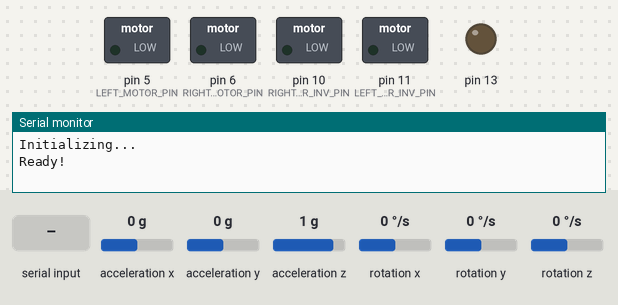
A sketch run on a simulated Arduino Uno, built with avr-gcc and run on an emulated ATmega328P. Parts: switched loads named in the sketch (green lamp = pin HIGH), output pins drawn as LEDs (lit = HIGH), the last lines printed to the serial monitor. Wiring (inferred from the names in the program): MPU-6050 motion sensor at I2C address 0x68. Dashed ring = blinking. The inputs (shaded band) are chosen by the test bench; at power-on: acceleration x 0 g, acceleration y 0 g, acceleration z 1 g, rotation x 0 °/s, rotation y 0 °/s, rotation z 0 °/s.

Above: at 1.2 s.
1.3 s: "o" received over Serial
At 1.76 s:
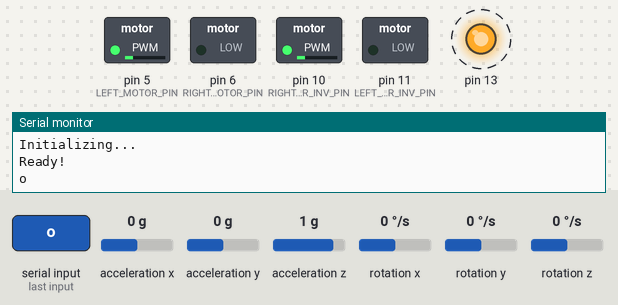
4.3 s: byte 106 ('j') received over Serial
7.3 s: "t" received over Serial
At 8.86 s:
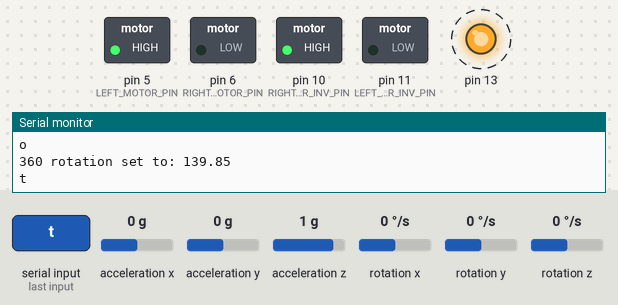
10.3 s: "p" received over Serial
At 11.47 s:
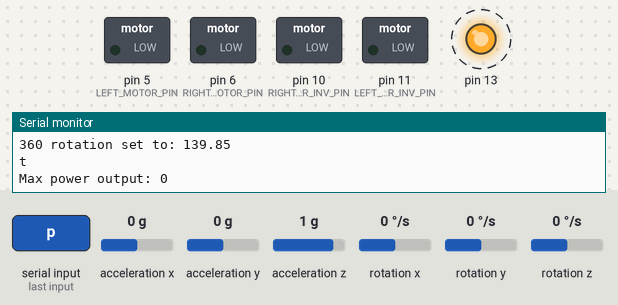
Timing chart, 0 to 14.3 s (numbered marks = the images above; inputs shaded):
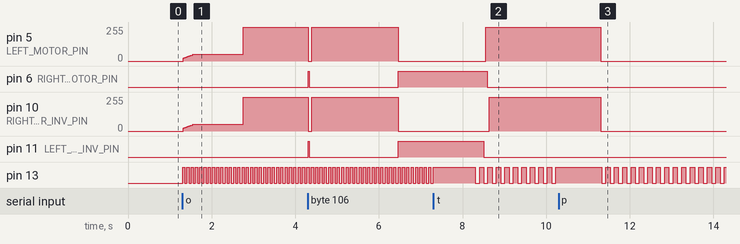

Measured:
- after the input at 1.3 s, pin 5 (LEFT_MOTOR_PIN), pin 10 (RIGHT_MOTOR_INV_PIN): moves from 0/255 to 255/255 over 1.4 s, starting at once
- after the input at 4.3 s, pin 5 (LEFT_MOTOR_PIN), pin 10 (RIGHT_MOTOR_INV_PIN): 255/255 → 0/255 at once, → 255/255 0.09 s later, → 0/255 2.1 s later; pin 6 (RIGHT_MOTOR_PIN), pin 11 (LEFT_MOTOR_INV_PIN): LOW → HIGH at once, → LOW 0.03 s later, → HIGH 2.1 s later
- after the input at 7.3 s, pin 13: alternates HIGH for 0.10 s and LOW for 0.10 s, starting after 1.0 s
- after the input at 10.3 s, pin 6 (RIGHT_MOTOR_PIN), pin 11 (LEFT_MOTOR_INV_PIN): stays LOW (without the input it goes to HIGH after 0.46 s)
- by itself, pin 13: alternates HIGH for 0.05 s and LOW for 0.05 s

The sketch:

BasicRobotController.ino
```cpp
#include "HBridge.h"
#include "MPU6050.h"
#include "Led.h"
#include "Utils.h"
#include "PID.h"
#include "StateMachine.h"

#define BAUD_RATE 9600


//HBridge pins
#define LEFT_MOTOR_PIN 5
#define RIGHT_MOTOR_PIN 6
#define LEFT_MOTOR_INV_PIN 11
#define RIGHT_MOTOR_INV_PIN 10


//States
#define DO_NOTHING 0
#define FORWARD 1
#define FORWARDING 2
#define ROTATE 3
#define ROTATING 4
#define SHUTDOWN_MOTORS 5

#define AHEAD 1
#define BACKWARD -1
#define LEFT 1
#define RIGHT -1


float fullRotationX = 11385;

HBridge *motors;
MPU6050* mpu6050;
Led* debugLed;
PID* rotatePid;
PID* forwardPid;
StateMachine* stateMachine;

long forwarding_start = 0;
float forward_target_angle = 0;
float forward_direction = 1; //1 = forward, -1 = backward
float rotate_target_angle = 0;
long rotating_start = 0;
char lastMovementCmd = '?';
long forwarding_time = seconds(4.0), rotating_time = seconds(2);
void setup(){
  Serial.begin(BAUD_RATE);
  Serial.println("Initializing...");

  debugLed = new Led(13);

  motors = new HBridge(LEFT_MOTOR_PIN, LEFT_MOTOR_INV_PIN, RIGHT_MOTOR_PIN, RIGHT_MOTOR_INV_PIN);

  mpu6050 = new MPU6050();
  mpu6050->autocalibration(true);

  rotatePid = new PID(10, 50, 1.2f, 1);
  forwardPid = new PID(50, 10, 3, 2);

  initializeStateMachine();
  //keep_position(seconds(600));


  Serial.println("Ready!");
}
void loop() {
  debugLed->update();
  mpu6050->update();
  stateMachine->update();
  Serial.flush();
}

void initializeStateMachine() {
  stateMachine = new StateMachine(SHUTDOWN_MOTORS);

  stateMachine->setState(DO_NOTHING, []() -> void { });

  stateMachine->setState(SHUTDOWN_MOTORS, []() -> void {
    debugLed->pulse(0.5);
    motors->stop();
    stateMachine->transition(DO_NOTHING);
  });

  stateMachine->setState(FORWARD, []() -> void {
    forwarding_start = now();
    forwardPid->reset();
    stateMachine->transition(FORWARDING);
  });

  stateMachine->setState(FORWARDING, []() -> void {
    debugLed->pulse(10);
    if(!isExpired(forwarding_start, forwarding_time)) {
      float ta = forward_target_angle;
      float ca = mpu6050->angleX * 360.0f / fullRotationX;
      float da = crop180Angle(ca - ta);
      float error = absoluteMin(da, absoluteMin(da - 360.0f, da + 360.0f)) / 180.0f; //[-1,1]
      //Serial.print("TA: "); Serial.print(ta); Serial.print(" CA: "); Serial.print(ca); Serial.print(" DA: "); Serial.print(da); Serial.print(" ERR: "); Serial.println(error);
      float attenuation = forwardPid->update(error);
      motors->leftPower(forward_direction - attenuation);
      motors->rightPower(forward_direction + attenuation);
    } else {
      stateMachine->transition(SHUTDOWN_MOTORS);
    }
  });

  stateMachine->setState(ROTATE, []() -> void {
    rotating_start = now();
    rotatePid->reset();
    stateMachine->transition(ROTATING);
  });

  stateMachine->setState(ROTATING, []() -> void { debugLed->pulse(20);
    if(!isExpired(rotating_start, rotating_time)) {
      float ta = rotate_target_angle;
      float ca = mpu6050->angleX * 360.0f / fullRotationX;
      float da = crop180Angle(ca - ta);
      float error = absoluteMin(da, absoluteMin(da - 360.0f, da + 360.0f)) / 180.0f; //[-1,1]
      //float error = mpu6050->angleX - ((rotate_target_angle / 360.0f) * fullRotationX);
      float power = rotatePid->update(error);
      motors->leftPower(-power);
      motors->rightPower(power);
    } else {
      stateMachine->transition(SHUTDOWN_MOTORS);
    }
  });

  stateMachine->setExernalInputHandler(handleCommands);
}

void handleCommands() {
  if(Serial.available() > 0) {
    char v = (char)Serial.read();

    if(v == 'h') {
      if(stateMachine->getState() == FORWARDING) { //keep goin straight while decelerating
        keep_position(seconds(1));
      } else {                                     //no need to counter rotate
        shutdown_motors();
      }
      Serial.println("h");
    } else if(v == 'w') {
      forward(AHEAD, 0, seconds(60));
      Serial.println("w");
    } else if(v == 's') {
      forward(BACKWARD, 0, seconds(60));
      Serial.println("s");
    } else if(v == 'd') {
      rotate(RIGHT, 90, seconds(2), true);
      Serial.println("d");
    } else if(v == 'a') {
      rotate(LEFT, 90, seconds(2), true);
      Serial.println("a");
    } else if(v == 'o') {
      keep_position(seconds(60));
      Serial.println("o");
    } else if(v == 'p') {
       int p = between(0, 255, Serial.parseInt());
       Serial.print("Max power output: "); Serial.println(p);
       motors->maxPWMOutput(p);
    } else if(v == 't') {
      if(stateMachine->getState() == FORWARDING && forward_direction == AHEAD) {
        forward_target_angle = Serial.parseInt();
      } else {
        forward(AHEAD, Serial.parseInt(), seconds(60));
      }
      Serial.println("t");
    }


    else if(v == 'k') {
      mpu6050->resetAngles();
      Serial.println("Resetted X angle reference");
    } else if(v == 'm') {
      Serial.print("Angle X: "); Serial.println(mpu6050->angleX);
      Serial.print("Avg GyX: "); Serial.println(mpu6050->getAvgGyX());
    } else if(v == 'j') {
      fullRotationX = mpu6050->angleX;
      Serial.print("360 rotation set to: "); Serial.println(abs(fullRotationX));
    } else if(v == 'f') {
      update_pid_from_serial(forwardPid);
    } else if(v == 'r') {
      update_pid_from_serial(rotatePid);
    }

    if(v == 'w' || v == 's' || v == 'a' || v == 'd') {
      lastMovementCmd = v;
    }
  }
}
void update_pid_from_serial(PID* pid) {
  int p = Serial.parseInt();
  int i = Serial.parseInt();
  int d = Serial.parseInt();
  pid->setParameters(p / 100.0f, i / 100.0f, d / 100.0f);
  Serial.print("pid: ");
  Serial.print(p); Serial.print(" ,"); Serial.print(i); Serial.print(" ,"); Serial.println(d);
}

/* ACTIONS */
void forward(float direction, float target_angle, long duration) {
  stateMachine->transition(FORWARD);
  forward_direction = direction;
  forward_target_angle = crop180Angle(target_angle);
  if(lastMovementCmd == 'a' || lastMovementCmd == 'd') {
    mpu6050->resetAngles();
  }
  forwarding_time = duration;
}
void rotate(float direction, float target_angle, long duration, bool resetAngles) {
  stateMachine->transition(ROTATE);
  rotate_target_angle = crop180Angle(direction * target_angle);
  rotating_time = duration;
  if(resetAngles) {
    mpu6050->resetAngles();
  }
}
void keep_position(long duration) {
  rotate(LEFT, 0, duration, false);
}
void shutdown_motors() {
  stateMachine->transition(SHUTDOWN_MOTORS);
}
```

Button.h
```cpp
#ifndef __BUTTON__
#define __BUTTON__

typedef enum {ButtonPressed = 1, ButtonReleased = 0} ButtonState;
typedef void (*EventHandler) (ButtonState state);

class Button {
public:
  virtual ButtonState getState() = 0;
  virtual void addHandler(EventHandler e) = 0;
  virtual void check() = 0;
};


#endif
```

DigitalButton.cpp
```cpp
#include "DigitalButton.h"
#include "Arduino.h"

DigitalButton::DigitalButton(int pin){
  this->pin = pin;
  this->state = ButtonReleased;
  this->n = 0;
  pinMode(pin, INPUT);
}

void DigitalButton::addHandler(EventHandler handler){
  if(this->n >= MAX_BUTTON_EVENT_HANDLER){
    return;
  }
  this->handler[this->n] = handler;
  this->n++;
}

void DigitalButton::check(){
  ButtonState currentState = this->getState();
  if(this->state != currentState) {
    this->state = currentState;
    for(int i = 0; i < n; i++) {
      this->handler[i](this->state);
    }
  }
}

ButtonState DigitalButton::getState() {
  int v = 0;
  for(int i = 0; i < READS_COUNT; i++) {
    v += digitalRead(pin);
  }
  if(v > READS_COUNT / 2) {
    v = HIGH;
  } else {
    v = LOW;
  }
  return v == PRESS_VALUE ? ButtonPressed : ButtonReleased;
}
```

DigitalButton.h
```cpp
#ifndef __DIGITAL_BUTTON__
#define __DIGITAL_BUTTON__

#include "Button.h"

#define READS_COUNT 1
#define PRESS_VALUE HIGH
#define MAX_BUTTON_EVENT_HANDLER 2


class DigitalButton: public Button {

public:
  DigitalButton(int pin);
  ButtonState getState();
  void addHandler(EventHandler e);
  void check();
private:
  int pin, n;
  ButtonState state;
  EventHandler handler[MAX_BUTTON_EVENT_HANDLER];
};

#endif
```

HBridge.cpp
```cpp
#include "HBridge.h"
#include "Arduino.h"

void power(float p, int pinForward, int pinReverse, int maxPWM) {
  p = max(-1, min(1, p));
  int pwm = (int)(abs(p) * maxPWM + 0.5f);
  if(p >= 0) {
    analogWrite(pinForward, min(maxPWM, pwm));
    analogWrite(pinReverse, 0);
  } else {
    analogWrite(pinForward, 0);
    analogWrite(pinReverse, min(maxPWM, pwm));
  }
}

HBridge::HBridge(int leftForward, int leftReverse, int rightForward, int rightReverse){
  this->leftForward = leftForward;
  this->leftReverse = leftReverse;
  this->rightForward = rightForward;
  this->rightReverse = rightReverse;
  this->maxPWM = 255;

  pinMode(leftForward, OUTPUT);
  pinMode(leftReverse, OUTPUT);
  pinMode(rightForward, OUTPUT);
  pinMode(rightReverse, OUTPUT);
  this->stop();
}

void HBridge::maxPWMOutput(int v) {
  this->maxPWM = v;
}
void HBridge::leftPower(float p) {
  power(p, leftForward, leftReverse, this->maxPWM);
}
void HBridge::rightPower(float p) {
  power(p, rightForward, rightReverse, this->maxPWM);
}
void HBridge::stop() {
  analogWrite(rightForward, 0);
  analogWrite(rightReverse, 0);
  analogWrite(leftForward, 0);
  analogWrite(leftReverse, 0);
}
```

HBridge.h
```cpp
#ifndef __H_BRIDGE__
#define __H_BRIDGE__

class HBridge {
public:
  HBridge(int leftForward, int leftReverse, int rightForward, int rightReverse);
  void leftPower(float p);
  void rightPower(float p);
  void stop();
  void maxPWMOutput(int v);
private:
int leftForward, leftReverse, rightForward, rightReverse;
int maxPWM;
};

#endif
```

Led.cpp
```cpp
#include "Led.h"
#include "Arduino.h"

Led::Led(int pin){
  this->pin = pin;
  pinMode(pin, OUTPUT);
  this->switchOff();
  this->lastPulseTime = 0;
  this->pulsePeriodMicros = 0;
}

void Led::switchOn(){
  digitalWrite(pin, HIGH);
  this->state = HIGH;
}

void Led::switchOff(){
  digitalWrite(pin, LOW);
  this->state = LOW;
};

void Led::toggle(){
  if(this->state) {
    this->switchOff();
  } else {
    this->switchOn();
  }
};

void Led::pulse(float frequency){
  this->pulsePeriodMicros = (long)((1.0f / frequency) * 1000000);
};

void Led::update(){
  if(this->pulsePeriodMicros > 0.0f) {
    if(micros() - this->lastPulseTime > this->pulsePeriodMicros) {
      this->toggle();
      this->lastPulseTime = micros();
    }
  }
};

int Led::getState() {
  return this->state;
}
```

Led.h
```cpp
#ifndef __LED__
#define __LED__


class Led {
public:
  Led(int pin);
  void switchOn();
  void switchOff();
  void toggle();
  int getState();
  void pulse(float frequency);
  void update();
private:
  int state;
  int pin;
  long lastPulseTime;
  long pulsePeriodMicros;
};

#endif
```

MPU6050.cpp
```cpp
#include<Wire.h>
#include "arduino.h"
#include "MPU6050.h"
#include "Utils.h"

float computeArea(float v1, float v2, float dt) {
  //Compute area as rectangle trapeze
  if (v1 <= 0 && v2 <= 0 || v1 >= 0 && v2 >= 0) {
    return sign(v1) * (max(abs(v1), abs(v2)) * dt - (abs(v2 - v1) * dt / 2));
  }
  float x = -v1 * dt / (v2 - v1);
  return v1 * x / 2 + v2 * (dt - x) / 2;
}


void MPU6050::recalibrate(float factor) {
  offsetGyX -= avgSumGyX / avgCountGyX * factor;
  offsetGyY -= avgSumGyY / avgCountGyY * factor;
  offsetGyZ -= avgSumGyZ / avgCountGyZ * factor;
  resetAvgs();
}
float MPU6050::getAvgGyX() {
  return avgSumGyX / avgCountGyX;
}
void MPU6050::autocalibration(bool v) {
  this->autocalib = v;
  if(v) {
    this->resetAvgs();
  }
}
void MPU6050::resetAvgs() {
  avgSumGyX = avgSumGyY = avgSumGyZ = 0;
  avgCountGyX = avgCountGyY = avgCountGyZ = 0;
}
void MPU6050::resetAngles() {
  angleX = angleY = angleZ = 0;
}
void MPU6050::computeAngles() {
  float dt = (currentReadMCUTime - lastReadMCUTime) / 1000000.0f;
  float v1 = lastGyX + offsetGyX;
  float v2 = GyX + offsetGyX;
  if (abs(v2) > MPU6050_THRESHOLD_GY) {
    angleX += computeArea(v1, v2, dt);
  } else {
    avgSumGyX += v2;
    avgCountGyX++;
  }
  if(this->autocalib) {
    if(abs(autocalibAngleX - angleX) > abs(this->getAvgGyX())) {
      this->resetAvgs();
      autocalibAngleX = angleX;
    } else {
      if(this->avgCountGyX >= 2000 && abs(this->getAvgGyX()) > 0.1) {
        this->recalibrate(1.0f);
        Serial.println("Autocalibrated");
      }
    }
  }
}

void MPU6050::update() {
  lastGyX = GyX;
  lastGyY = GyY;
  lastGyZ = GyZ;
  lastReadMCUTime = currentReadMCUTime;
  AcX=0;
  AcY=0;
  AcZ=0;
  Tmp=0;
  GyX=0;
  GyY=0;
  GyZ=0;
  for(int i = 0; i < MPU6050_READ_AVG_COUNT; i++)
  {
    Wire.beginTransmission(0x68);
    Wire.write(0x3B);  // starting with register 0x3B (ACCEL_XOUT_H)
    Wire.endTransmission(false);
    Wire.requestFrom(0x68,14,true);  // request a total of 14 registers
    AcX+=Wire.read()<<8|Wire.read();  // 0x3B (ACCEL_XOUT_H) & 0x3C (ACCEL_XOUT_L)
    AcY+=Wire.read()<<8|Wire.read();  // 0x3D (ACCEL_YOUT_H) & 0x3E (ACCEL_YOUT_L)
    AcZ+=Wire.read()<<8|Wire.read();  // 0x3F (ACCEL_ZOUT_H) & 0x40 (ACCEL_ZOUT_L)
    Tmp+=Wire.read()<<8|Wire.read();  // 0x41 (TEMP_OUT_H) & 0x42 (TEMP_OUT_L)
    GyX+=Wire.read()<<8|Wire.read();  // 0x43 (GYRO_XOUT_H) & 0x44 (GYRO_XOUT_L)
    GyY+=Wire.read()<<8|Wire.read();  // 0x45 (GYRO_YOUT_H) & 0x46 (GYRO_YOUT_L)
    GyZ+=Wire.read()<<8|Wire.read();  // 0x47 (GYRO_ZOUT_H) & 0x48 (GYRO_ZOUT_L)
  }
  currentReadMCUTime = micros();
  AcX /= MPU6050_READ_AVG_COUNT;
  AcY /= MPU6050_READ_AVG_COUNT;
  AcZ /= MPU6050_READ_AVG_COUNT;
  Tmp /= MPU6050_READ_AVG_COUNT;
  GyX /= MPU6050_READ_AVG_COUNT;
  GyY /= MPU6050_READ_AVG_COUNT;
  GyZ /= MPU6050_READ_AVG_COUNT;
  computeAngles();
}

MPU6050::MPU6050() {
  offsetGyX = MPU6050_INITIAL_OFFSET_GYX;
  offsetGyY = MPU6050_INITIAL_OFFSET_GYY;
  offsetGyZ = MPU6050_INITIAL_OFFSET_GYZ;
  lastReadMCUTime = 0;
  currentReadMCUTime = 0;
  AcX = AcY = AcZ = Tmp = GyX = GyY = GyZ = 0;
  lastGyX = lastGyY = lastGyZ = 0;
  angleX = angleY = angleZ = 0;
  avgSumGyX = avgSumGyY = avgSumGyZ = 0;
  avgCountGyX = avgCountGyY = avgCountGyZ = 0;
  autocalib = false;
  autocalibAngleX = 0.0f;

  Wire.begin();
  Wire.beginTransmission(0x68);           //begin, Send the slave adress (in this case 68)
  Wire.write(0x6B);                       //make the reset (place a 0 into the 6B register)
  Wire.write(0x00);
  Wire.endTransmission(true);             //end the transmission
  //Gyro config
  Wire.beginTransmission(0x68);           //begin, Send the slave adress (in this case 68)
  Wire.write(0x1B);                       //We want to write to the GYRO_CONFIG register (1B hex)
  Wire.write(0x10);                       //Set the register bits as 00010000 (1000dps full scale)
  Wire.endTransmission(true);             //End the transmission with the gyro
  //Acc config
  Wire.beginTransmission(0x68);           //Start communication with the address found during search.
  Wire.write(0x1C);                       //We want to write to the ACCEL_CONFIG register
  Wire.write(0x10);                       //Set the register bits as 00010000 (+/- 8g full scale range)
  Wire.endTransmission(true);
}

void send16(int value)
{
  Serial.write((byte)(value & 0xFF));
  Serial.write((byte)((value >> 8) & 0xFF));
}
void MPU6050::sendData() {
  send16(0);
  send16(65535);
  send16(0);
  send16(65535);
  send16((int16_t)AcX);
  send16((int16_t)AcY);
  send16((int16_t)AcZ);
  send16((int16_t)Tmp);
  send16((int16_t)GyX);
  send16((int16_t)GyY);
  send16((int16_t)GyZ);
}
```

MPU6050.h
```cpp
#ifndef __MPU6050__
#define __MPU6050__

#define MPU6050_READ_AVG_COUNT 1
#define MPU6050_INITIAL_OFFSET_GYX 32.5f
#define MPU6050_INITIAL_OFFSET_GYY 0.0f
#define MPU6050_INITIAL_OFFSET_GYZ 0.0f
#define MPU6050_THRESHOLD_GY 20.0f

class MPU6050 {
public:
  MPU6050();
  void update();
  void recalibrate(float factor);
  void resetAvgs();
  void resetAngles();
  void sendData();
  void autocalibration(bool v);
  float getAvgGyX();

  float AcX, AcY, AcZ, Tmp, GyX, GyY, GyZ;
  float angleX, angleY, angleZ;

private:
  void computeAngles();

  float lastGyX, lastGyY, lastGyZ;
  long currentReadMCUTime, lastReadMCUTime;
  float offsetGyX, offsetGyY, offsetGyZ;
  float avgSumGyX, avgSumGyY, avgSumGyZ;
  long avgCountGyX, avgCountGyY, avgCountGyZ;
  bool autocalib;
  float autocalibAngleX;
};


#endif
```

PID.cpp
```cpp
#include "PID.h"
#include "Utils.h"
#include "Arduino.h"

float absoluteBound(float v, float max) {
  return abs(v) > max ? max * sign(v) : v;
}
float PID::p_term(float dt) {
  return this->error;
}
float PID::d_term(float dt) {
  return (this->error - this->lastError) / dt;
}
float PID::i_term(float dt) {
  if(sign(this->error) != sign(this->lastError)) {
    this->integral = 0;
  } else {
    this->integral += this->error * dt;
  }
  return integral;
}

PID::PID(float p, float i, float d, float maxOutput){
  this->setParameters(p, i, d);
  this->reset();
  this->maxOutput = maxOutput;
}

float PID::update(float error) {
  this->lastError = this->error;
  this->lastErrorTime = this->errorTime;

  this->error = error;
  this->errorTime = micros();

  if(this->first) {
    this->first = false;
    return 0.0;
  } else {
    float dt = (this->errorTime - this->lastErrorTime) / 1000000.0;
    float P = this->p * this->p_term(dt);

    float D = this->d * this->d_term(dt);
    float I = absoluteBound(this->i * this->i_term(dt), this->maxOutput) / (abs(D)+1);

    return absoluteBound(-(P + I + D), this->maxOutput);
  }
}

void PID::setParameters(float p, float i, float d) {
  this->p = p;
  this->i = i;
  this->d = d;
}

void PID::reset() {
  this->error = 0;
  this->errorTime = 0;
  this->lastError = 0;
  this->lastErrorTime = 0;
  this->integral = 0;
  this->first = true;
}
```

PID.h
```cpp
#ifndef __PID__
#define __PID__

class PID {
public:
  PID(float p, float i, float d, float maxOutput);
  float update(float error);
  void setParameters(float p, float i, float d);
  void reset();

private:
  float p_term(float dt);
  float i_term(float dt);
  float d_term(float dt);

  float p,i,d;
  float error, lastError, integral;
  float maxOutput;
  long errorTime, lastErrorTime;
  bool first;
};

#endif
```

StateMachine.h
```cpp
#ifndef __STATE_MACHINE__
#define __STATE_MACHINE__

#define MAX_STATE_ID_VALUE 10

typedef void(*FunctionPointer)();

class StateMachine {
public:
  StateMachine(int initialState);

  void update();
  void setState(int stateId, FunctionPointer delegate);
  int getState();
  void setExernalInputHandler(FunctionPointer delegate);
  void transition(int stateId);
private:
  FunctionPointer externalInputHandler;
  FunctionPointer delegates[MAX_STATE_ID_VALUE];
  int currentState;
};


#endif
```

Source omitted: StateMachine.cpp (677 bytes), Utils.cpp (750 bytes), Utils.h (316 bytes)
